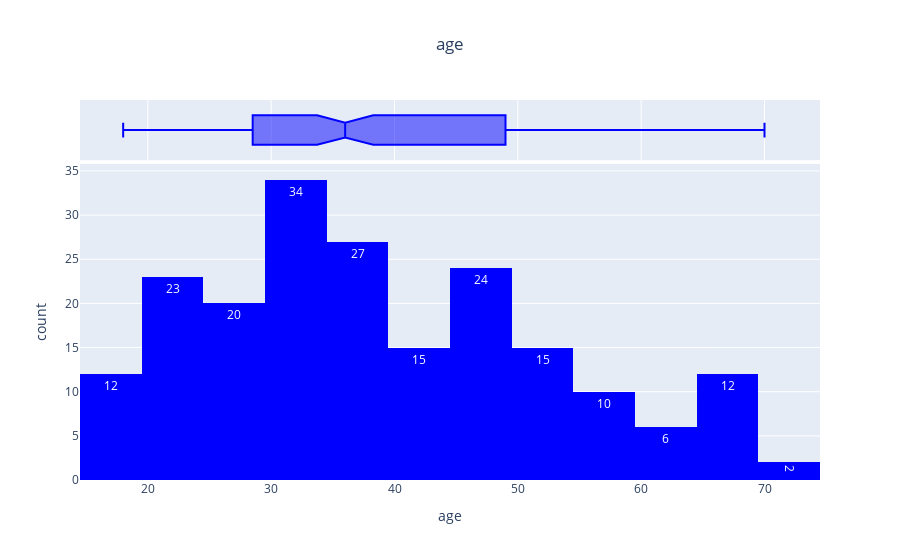
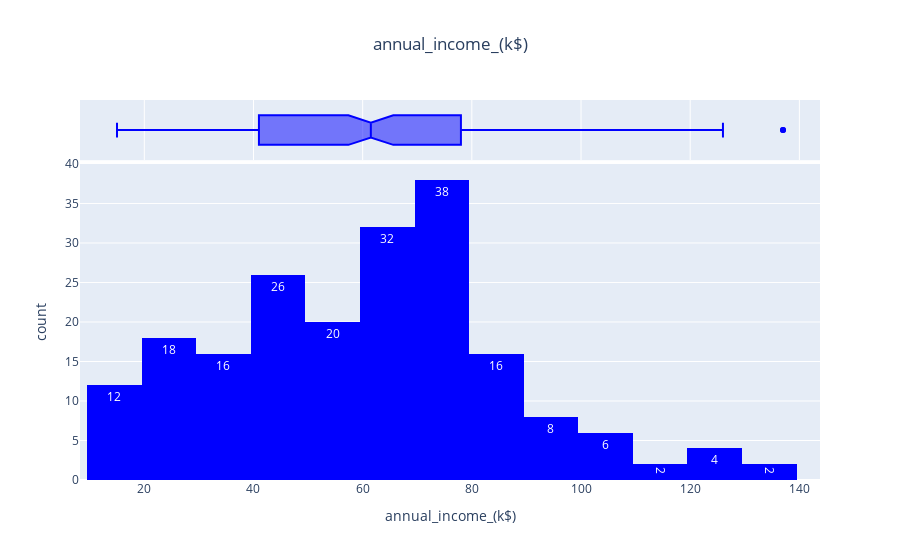
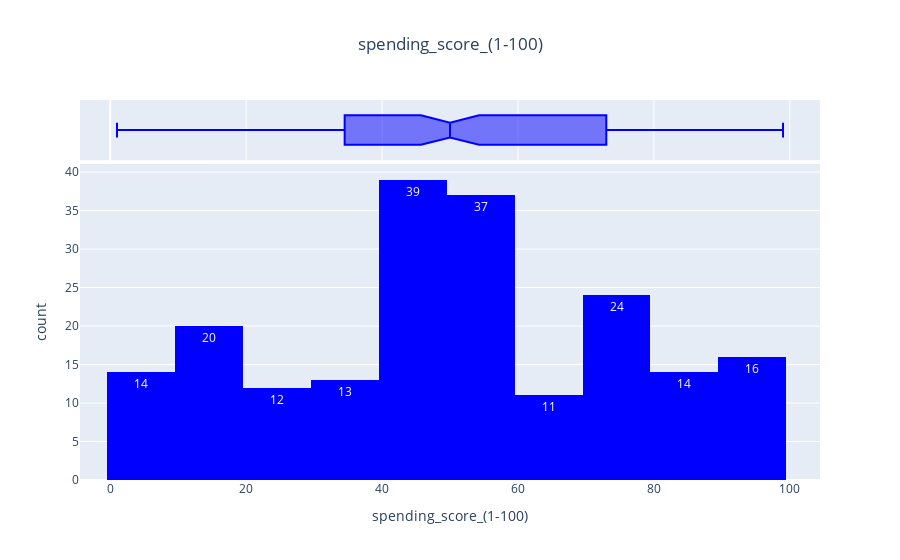

The notebook cell saved with these charts, in order:
### Code cell
#for numeric features
for i in df.select_dtypes('number').columns:
    print()
    fig=px.histogram(df,i,title=f'{i}',color_discrete_sequence=['blue'],marginal='box',text_auto=True)
    fig.update_layout(title_x=0.5)
    fig.show()
    print("-------------------------------------------------------------------------------")

### Figure 1 — Plotly figure (JSON) as saved in the notebook; plotly's stock layout.template omitted (floating-point values rounded to 4 significant figures; data arrays with more than 128 entries replaced by an {"elided": "..."} marker saying what was removed)
{"data": [{"alignmentgroup": "True", "bingroup": "x", "hovertemplate": "age=%{x}<br>count=%{y}<extra></extra>", "legendgroup": "", "marker": {"color": "blue", "pattern": {"shape": ""}}, "name": "", "offsetgroup": "", "orientation": "v", "showlegend": false, "texttemplate": "%{value}", "type": "histogram", "x": {"elided": "200 int values"}, "xaxis": "x", "yaxis": "y"}, {"alignmentgroup": "True", "hovertemplate": "age=%{x}<extra></extra>", "legendgroup": "", "marker": {"color": "blue"}, "name": "", "notched": true, "offsetgroup": "", "showlegend": false, "type": "box", "x": {"elided": "200 int values"}, "xaxis": "x2", "yaxis": "y2"}], "layout": {"barmode": "relative", "legend": {"tracegroupgap": 0}, "title": {"text": "age", "x": 0.5}, "xaxis": {"anchor": "y", "domain": [0, 1], "title": {"text": "age"}}, "xaxis2": {"anchor": "y2", "domain": [0, 1], "matches": "x", "showgrid": true, "showticklabels": false}, "yaxis": {"anchor": "x", "domain": [0, 0.8316], "title": {"text": "count"}}, "yaxis2": {"anchor": "x2", "domain": [0.8416, 1], "matches": "y2", "showgrid": false, "showline": false, "showticklabels": false, "ticks": ""}}}

### Figure 2 — Plotly figure (JSON) as saved in the notebook; plotly's stock layout.template omitted (floating-point values rounded to 4 significant figures; data arrays with more than 128 entries replaced by an {"elided": "..."} marker saying what was removed)
{"data": [{"alignmentgroup": "True", "bingroup": "x", "hovertemplate": "annual_income_(k$)=%{x}<br>count=%{y}<extra></extra>", "legendgroup": "", "marker": {"color": "blue", "pattern": {"shape": ""}}, "name": "", "offsetgroup": "", "orientation": "v", "showlegend": false, "texttemplate": "%{value}", "type": "histogram", "x": {"elided": "200 int values"}, "xaxis": "x", "yaxis": "y"}, {"alignmentgroup": "True", "hovertemplate": "annual_income_(k$)=%{x}<extra></extra>", "legendgroup": "", "marker": {"color": "blue"}, "name": "", "notched": true, "offsetgroup": "", "showlegend": false, "type": "box", "x": {"elided": "200 int values"}, "xaxis": "x2", "yaxis": "y2"}], "layout": {"barmode": "relative", "legend": {"tracegroupgap": 0}, "title": {"text": "annual_income_(k$)", "x": 0.5}, "xaxis": {"anchor": "y", "domain": [0, 1], "title": {"text": "annual_income_(k$)"}}, "xaxis2": {"anchor": "y2", "domain": [0, 1], "matches": "x", "showgrid": true, "showticklabels": false}, "yaxis": {"anchor": "x", "domain": [0, 0.8316], "title": {"text": "count"}}, "yaxis2": {"anchor": "x2", "domain": [0.8416, 1], "matches": "y2", "showgrid": false, "showline": false, "showticklabels": false, "ticks": ""}}}

### Figure 3 — Plotly figure (JSON) as saved in the notebook; plotly's stock layout.template omitted (floating-point values rounded to 4 significant figures; data arrays with more than 128 entries replaced by an {"elided": "..."} marker saying what was removed)
{"data": [{"alignmentgroup": "True", "bingroup": "x", "hovertemplate": "spending_score_(1-100)=%{x}<br>count=%{y}<extra></extra>", "legendgroup": "", "marker": {"color": "blue", "pattern": {"shape": ""}}, "name": "", "offsetgroup": "", "orientation": "v", "showlegend": false, "texttemplate": "%{value}", "type": "histogram", "x": {"elided": "200 int values"}, "xaxis": "x", "yaxis": "y"}, {"alignmentgroup": "True", "hovertemplate": "spending_score_(1-100)=%{x}<extra></extra>", "legendgroup": "", "marker": {"color": "blue"}, "name": "", "notched": true, "offsetgroup": "", "showlegend": false, "type": "box", "x": {"elided": "200 int values"}, "xaxis": "x2", "yaxis": "y2"}], "layout": {"barmode": "relative", "legend": {"tracegroupgap": 0}, "title": {"text": "spending_score_(1-100)", "x": 0.5}, "xaxis": {"anchor": "y", "domain": [0, 1], "title": {"text": "spending_score_(1-100)"}}, "xaxis2": {"anchor": "y2", "domain": [0, 1], "matches": "x", "showgrid": true, "showticklabels": false}, "yaxis": {"anchor": "x", "domain": [0, 0.8316], "title": {"text": "count"}}, "yaxis2": {"anchor": "x2", "domain": [0.8416, 1], "matches": "y2", "showgrid": false, "showline": false, "showticklabels": false, "ticks": ""}}}
